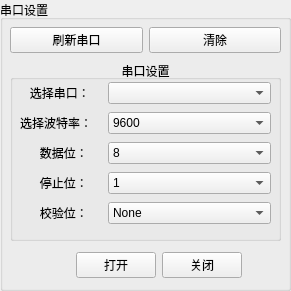
  <widget class="QGroupBox" name="groupBox_2">
   <property name="geometry">
    <rect>
     <x>20</x>
     <y>10</y>
     <width>291</width>
     <height>291</height>
    </rect>
   </property>
   <property name="sizePolicy">
    <sizepolicy hsizetype="Expanding" vsizetype="Preferred">
     <horstretch>0</horstretch>
     <verstretch>0</verstretch>
    </sizepolicy>
   </property>
   <property name="title">
    <string>串口设置</string>
   </property>
   <widget class="QWidget" name="layoutWidget">
    <property name="geometry">
     <rect>
      <x>10</x>
      <y>250</y>
      <width>271</width>
      <height>31</height>
     </rect>
    </property>
    <layout class="QHBoxLayout" name="horizontalLayout_6" stretch="1,1,1,0,1">
     <item>
      <spacer name="horizontalSpacer">
       <property name="orientation">
        <enum>Qt::Horizontal</enum>
       </property>
       <property name="sizeHint" stdset="0">
        <size>
         <width>40</width>
         <height>20</height>
        </size>
       </property>
      </spacer>
     </item>
     <item>
      <widget class="QLabel" name="label_6">
       <property name="maximumSize">
        <size>
         <width>20</width>
         <height>20</height>
        </size>
       </property>
       <property name="styleSheet">
        <string notr="true">border-image: url(:/SerialPort/icons/to.png);
border-image: url(:/icons/to.png);</string>
       </property>
       <property name="text">
        <string/>
       </property>
      </widget>
     </item>
     <item>
      <widget class="QPushButton" name="btnSwitchOn">
       <property name="text">
        <string>打开</string>
       </property>
      </widget>
     </item>
     <item>
      <widget class="QPushButton" name="btnSwitchOff">
       <property name="text">
        <string>关闭</string>
       </property>
      </widget>
     </item>
     <item>
      <spacer name="horizontalSpacer_2">
       <property name="orientation">
        <enum>Qt::Horizontal</enum>
       </property>
       <property name="sizeHint" stdset="0">
        <size>
         <width>40</width>
         <height>20</height>
        </size>
       </property>
      </spacer>
     </item>
    </layout>
   </widget>
   <widget class="QGroupBox" name="groupBox">
    <property name="geometry">
     <rect>
      <x>10</x>
      <y>60</y>
      <width>271</width>
      <height>181</height>
     </rect>
    </property>
    <property name="sizePolicy">
     <sizepolicy hsizetype="Expanding" vsizetype="Fixed">
      <horstretch>0</horstretch>
      <verstretch>0</verstretch>
     </sizepolicy>
    </property>
    <property name="title">
     <string>串口设置</string>
    </property>
    <property name="alignment">
     <set>Qt::AlignCenter</set>
    </property>
    <property name="flat">
     <bool>false</bool>
    </property>
    <widget class="QWidget" name="layoutWidget_2">
     <property name="geometry">
      <rect>
       <x>10</x>
       <y>20</y>
       <width>251</width>
       <height>151</height>
      </rect>
     </property>
     <layout class="QVBoxLayout" name="verticalLayout">
      <item>
       <layout class="QHBoxLayout" name="horizontalLayout" stretch="1,2">
        <item>
         <widget class="QLabel" name="label">
          <property name="text">
           <string>   选择串口：</string>
          </property>
         </widget>
        </item>
        <item>
         <widget class="myComboBox" name="comboBox_Serialport">
          <property name="currentIndex">
           <number>-1</number>
          </property>
         </widget>
        </item>
       </layout>
      </item>
      <item>
       <layout class="QHBoxLayout" name="horizontalLayout_2" stretch="1,2">
        <item>
         <widget class="QLabel" name="label_2">
          <property name="text">
           <string>选择波特率：</string>
          </property>
         </widget>
        </item>
        <item>
         <widget class="QComboBox" name="comboBox_Baudrate">
          <property name="enabled">
           <bool>true</bool>
          </property>
          <property name="currentIndex">
           <number>2</number>
          </property>
          <property name="maxVisibleItems">
           <number>10</number>
          </property>
          <item>
           <property name="text">
            <string>1200</string>
           </property>
          </item>
          <item>
           <property name="text">
            <string>4800</string>
           </property>
          </item>
          <item>
           <property name="text">
            <string>9600</string>
           </property>
          </item>
          <item>
           <property name="text">
            <string>115200</string>
           </property>
          </item>
         </widget>
        </item>
       </layout>
      </item>
      <item>
       <layout class="QHBoxLayout" name="horizontalLayout_3" stretch="1,2">
        <item>
         <widget class="QLabel" name="label_3">
          <property name="text">
           <string>      数据位：</string>
          </property>
         </widget>
        </item>
        <item>
         <widget class="QComboBox" name="comboBox_Databits">
          <property name="currentIndex">
           <number>3</number>
          </property>
          <item>
           <property name="text">
            <string>5</string>
           </property>
          </item>
          <item>
           <property name="text">
            <string>6</string>
           </property>
          </item>
          <item>
           <property name="text">
            <string>7</string>
           </property>
          </item>
          <item>
           <property name="text">
            <string>8</string>
           </property>
          </item>
         </widget>
        </item>
       </layout>
      </item>
      <item>
       <layout class="QHBoxLayout" name="horizontalLayout_4" stretch="1,2">
        <item>
         <widget class="QLabel" name="label_4">
          <property name="text">
           <string>      停止位：</string>
          </property>
         </widget>
        </item>
        <item>
         <widget class="QComboBox" name="comboBox_Stopbits">
          <item>
           <property name="text">
            <string>1</string>
           </property>
          </item>
          <item>
           <property name="text">
            <string>1.5</string>
           </property>
          </item>
          <item>
           <property name="text">
            <string>2</string>
           </property>
          </item>
         </widget>
        </item>
       </layout>
      </item>
      <item>
       <layout class="QHBoxLayout" name="horizontalLayout_5" stretch="1,2">
        <item>
         <widget class="QLabel" name="label_5">
          <property name="text">
           <string>      校验位：</string>
          </property>
         </widget>
        </item>
        <item>
         <widget class="QComboBox" name="comboBox_Parity">
          <item>
           <property name="text">
            <string>None</string>
           </property>
          </item>
          <item>
           <property name="text">
            <string>Odd</string>
           </property>
          </item>
          <item>
           <property name="text">
            <string>Even</string>
           </property>
          </item>
         </widget>
        </item>
       </layout>
      </item>
     </layout>
    </widget>
   </widget>
   <widget class="QWidget" name="layoutWidget_4">
    <property name="geometry">
     <rect>
      <x>10</x>
      <y>20</y>
      <width>271</width>
      <height>41</height>
     </rect>
    </property>
    <layout class="QHBoxLayout" name="horizontalLayout_7" stretch="0,0">
     <property name="spacing">
      <number>6</number>
     </property>
     <item>
      <widget class="QPushButton" name="pushButton_4">
       <property name="text">
        <string>刷新串口</string>
       </property>
      </widget>
     </item>
     <item>
      <widget class="QPushButton" name="pushButton_5">
       <property name="text">
        <string>清除</string>
       </property>
      </widget>
     </item>
    </layout>
   </widget>
  </widget>
